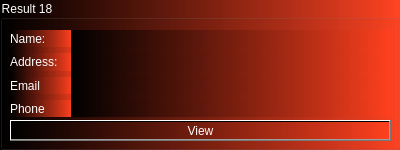
         <widget class="QGroupBox" name="groupBox_17">
          <property name="minimumSize">
           <size>
            <width>400</width>
            <height>150</height>
           </size>
          </property>
          <property name="maximumSize">
           <size>
            <width>400</width>
            <height>150</height>
           </size>
          </property>
          <property name="autoFillBackground">
           <bool>false</bool>
          </property>
          <property name="styleSheet">
           <string notr="true">color: white;
background-color:
qlineargradient(spread:pad, x1:0, y1:0, x2:1, y2:0, stop:0 rgba(0, 0, 0, 255), stop:1 rgba(255, 64, 30,220))
</string>
          </property>
          <property name="title">
           <string>Result 18</string>
          </property>
          <widget class="QWidget" name="verticalLayoutWidget_79">
           <property name="geometry">
            <rect>
             <x>70</x>
             <y>30</y>
             <width>321</width>
             <height>87</height>
            </rect>
           </property>
           <layout class="QVBoxLayout" name="verticalLayout_80">
            <property name="sizeConstraint">
             <enum>QLayout::SetMinimumSize</enum>
            </property>
            <item>
             <widget class="QLabel" name="label_513">
              <property name="text">
               <string/>
              </property>
             </widget>
            </item>
            <item>
             <widget class="QLabel" name="label_514">
              <property name="text">
               <string/>
              </property>
             </widget>
            </item>
            <item>
             <widget class="QLabel" name="label_515">
              <property name="text">
               <string/>
              </property>
             </widget>
            </item>
            <item>
             <widget class="QLabel" name="label_516">
              <property name="text">
               <string/>
              </property>
             </widget>
            </item>
           </layout>
          </widget>
          <widget class="QWidget" name="verticalLayoutWidget_80">
           <property name="geometry">
            <rect>
             <x>10</x>
             <y>30</y>
             <width>61</width>
             <height>87</height>
            </rect>
           </property>
           <layout class="QVBoxLayout" name="verticalLayout_81">
            <item>
             <widget class="QLabel" name="label_517">
              <property name="text">
               <string>Name:</string>
              </property>
             </widget>
            </item>
            <item>
             <widget class="QLabel" name="label_518">
              <property name="text">
               <string>Address:</string>
              </property>
             </widget>
            </item>
            <item>
             <widget class="QLabel" name="label_519">
              <property name="text">
               <string>Email</string>
              </property>
             </widget>
            </item>
            <item>
             <widget class="QLabel" name="label_520">
              <property name="text">
               <string>Phone</string>
              </property>
             </widget>
            </item>
           </layout>
          </widget>
          <widget class="QPushButton" name="pushButton_40">
           <property name="geometry">
            <rect>
             <x>10</x>
             <y>120</y>
             <width>381</width>
             <height>21</height>
            </rect>
           </property>
           <property name="text">
            <string>View</string>
           </property>
          </widget>
         </widget>
